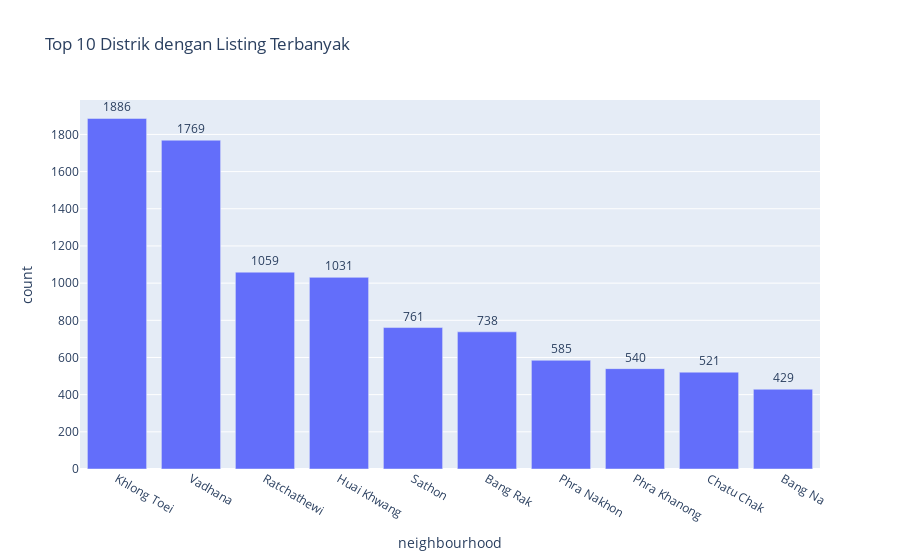

Notebook code for this chart:
### Code cell
top10 = district_counts.head(10)
fig = px.bar(top10, x='neighbourhood', y='count', title='Top 10 Distrik dengan Listing Terbanyak', text='count')
fig.update_traces(textposition='outside')
fig.show()

### Figure 1 — Plotly figure (JSON) as saved in the notebook; plotly's stock layout.template omitted (floating-point values rounded to 4 significant figures)
{"data": [{"hovertemplate": "neighbourhood=%{x}<br>count=%{text}<extra></extra>", "legendgroup": "", "marker": {"color": "#636efa", "pattern": {"shape": ""}}, "name": "", "orientation": "v", "showlegend": false, "text": [1886.0, 1769.0, 1059.0, 1031.0, 761.0, 738.0, 585.0, 540.0, 521.0, 429.0], "textposition": "outside", "type": "bar", "x": ["Khlong Toei", "Vadhana", "Ratchathewi", "Huai Khwang", "Sathon", "Bang Rak", "Phra Nakhon", "Phra Khanong", "Chatu Chak", "Bang Na"], "xaxis": "x", "y": [1886, 1769, 1059, 1031, 761, 738, 585, 540, 521, 429], "yaxis": "y"}], "layout": {"barmode": "relative", "legend": {"tracegroupgap": 0}, "title": {"text": "Top 10 Distrik dengan Listing Terbanyak"}, "xaxis": {"anchor": "y", "domain": [0, 1], "title": {"text": "neighbourhood"}}, "yaxis": {"anchor": "x", "domain": [0, 1], "title": {"text": "count"}}}}
